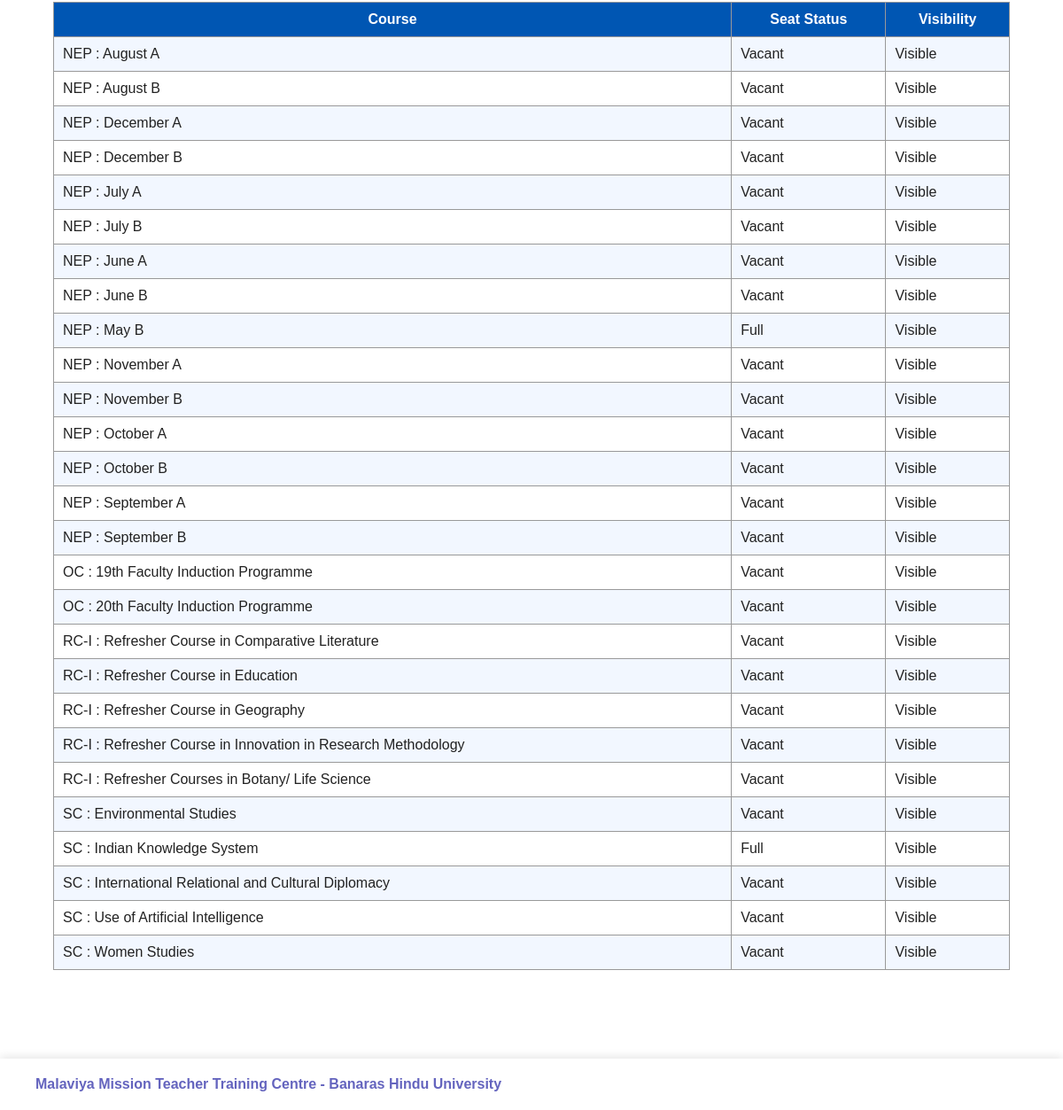
The page /reports/ (signed in, lower part) on the database as committed earlier.
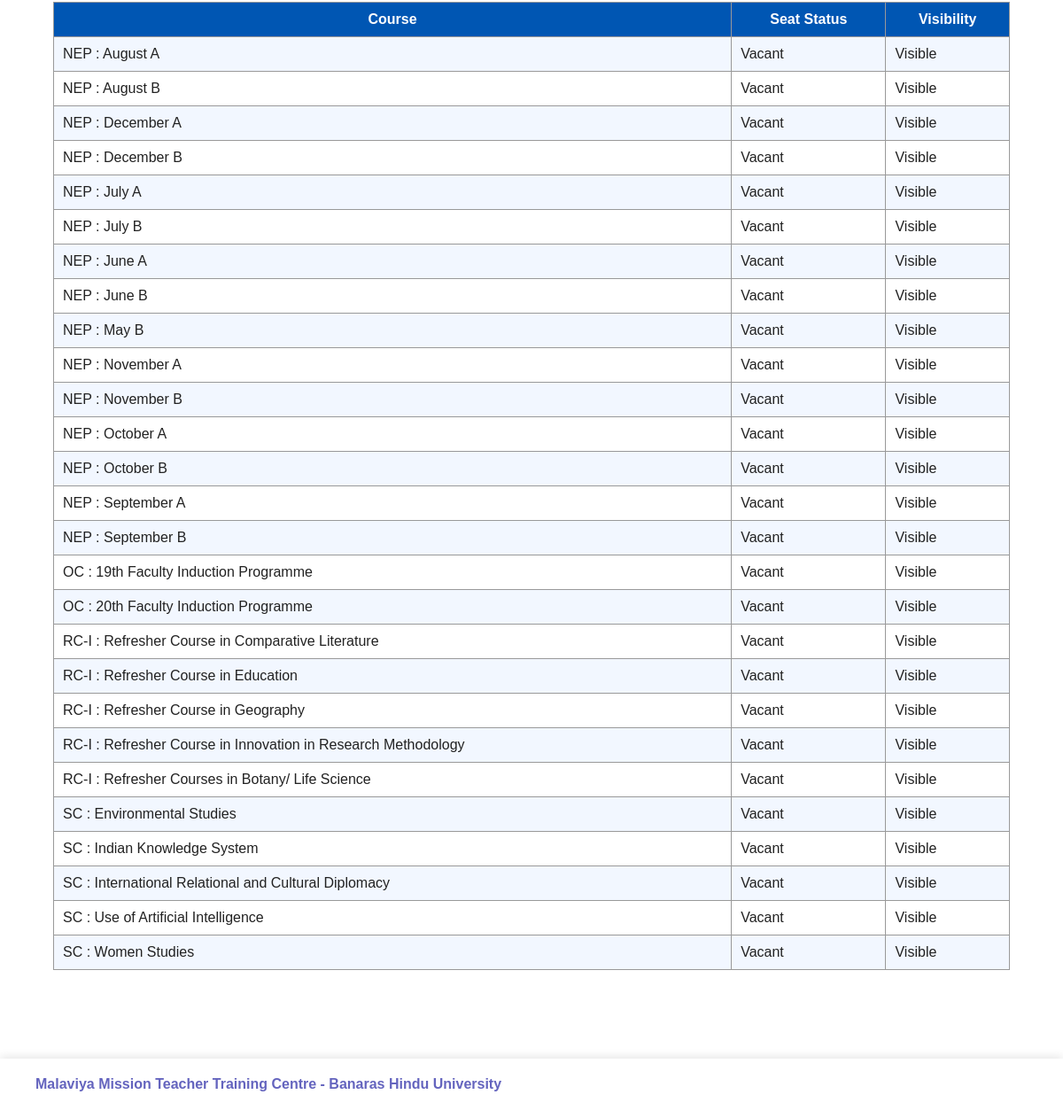
The same page on the database as committed later.
### core/models.py (models this page shows, shortened)
class Course(models.Model):
    title = models.CharField(max_length=200)
    course_type = models.CharField(max_length=100)
    course_code = models.CharField(max_length=20)
    mode = models.CharField(max_length=20)
    start_date = models.DateField()
    end_date = models.DateField()
    seat_status = models.CharField(
        max_length=20,
        default='Vacant'
    )
    is_visible = models.BooleanField(default=True)

### core/views.py (the view)
# urls.py: path('reports/', views.reports, name='reports'),
@login_required
def reports(request):
    if not request.user.is_staff:
        return redirect('/dashboard/')
    applications = Application.objects.all().order_by('-application_date')
    institution = request.GET.get('institution')
    state = request.GET.get('state')
    category = request.GET.get('category')
    status = request.GET.get('status')
    if institution:
        applications = applications.filter(
            official_address__icontains=institution
        )
    if state:
        applications = applications.filter(
            official_state=state
        )
    if category:
        applications = applications.filter(
            category=category
        )
    if status:
        applications = applications.filter(
            status=status
        )
    total_applications = applications.count()
    approved_applications = applications.filter(
        status='Approved'
    )
    rejected_applications = applications.filter(
        status='Rejected'
    )
    course_stats = Course.objects.annotate(
        total_applications=Count(
            'application',
            filter=models.Q(application__in=applications)
        )
    )
    seat_status = Course.objects.all().order_by(
        'course_code',
        'title'
    )
    context = {
        'total_applications': total_applications,
        'approved_applications': approved_applications,
        'rejected_applications': rejected_applications,
        'course_stats': course_stats,
        'seat_status': seat_status,
        'institution': institution,
        'state': state,
        'category': category,
        'status': status,
    }
    return render(
        request,
        'admin_panel/reports.html',
        context
    )

### templates/admin_panel/reports.html (shortened to what this page needs)
{% extends 'base.html' %}
{% block content %}
<br>
<br><br>
<table class="info-table">
    <tr>
        <th>Course</th>
        <th>Seat Status</th>
        <th>Visibility</th>
    </tr>
    {% for course in seat_status %}
    <tr>
        <td>
            {{ course.course_code }} :
            {{ course.title }}
        </td>
        <td>
            {{ course.seat_status }}
        </td>
        <td>
            {% if course.is_visible %}
                Visible
            {% else %}
                Hidden
            {% endif %}
        </td>
    </tr>
    {% empty %}
    <tr>
        <td colspan="3">
            No course data available.
        </td>
    </tr>
    {% endfor %}
</table>
{% endblock %}

Rows that differ between the two databases and show on the page:
changed Course "May B": seat_status "Full" → "Vacant"
changed Course "Indian Knowledge System": seat_status "Full" → "Vacant"
